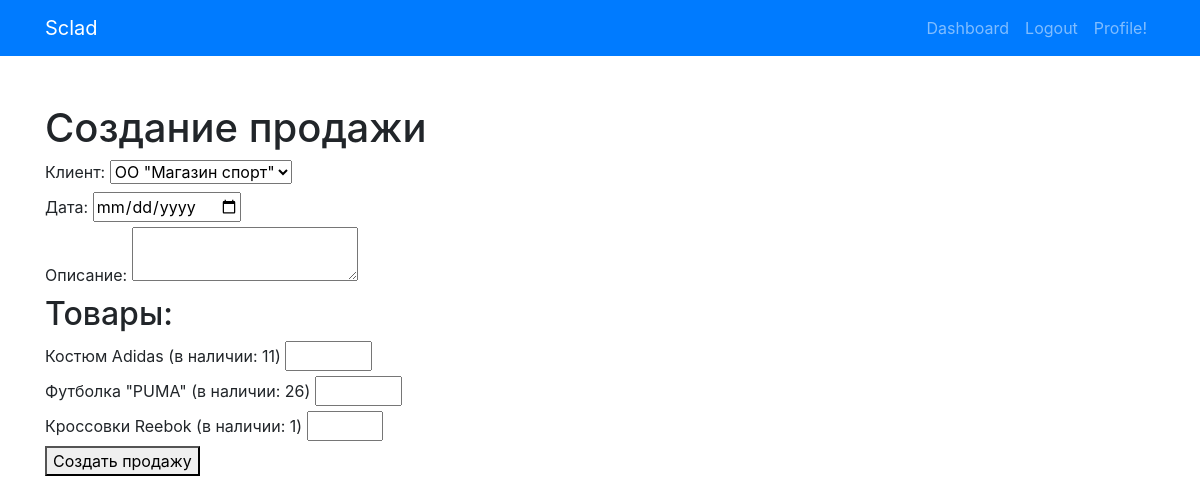
Page /expenses/create/ (signed in) on the earlier database version.
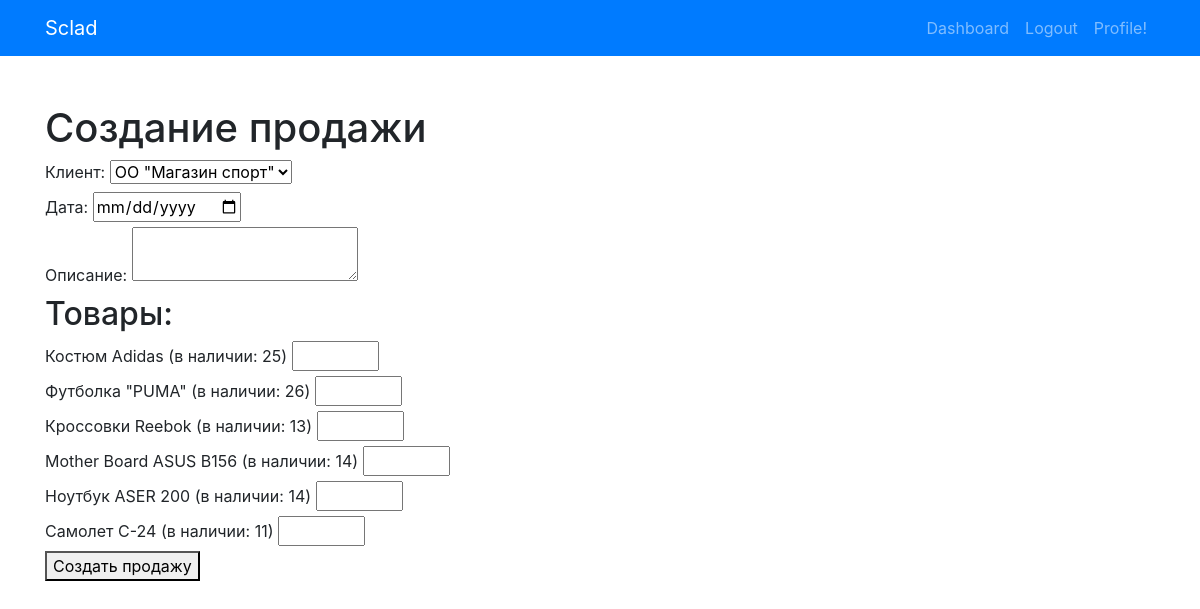
Same page on the later database version.
### sclad/models.py (models this page shows, shortened)
class Product(models.Model):
    article_number = models.CharField(max_length=50, unique=True, null=True)
    name = models.CharField(max_length=255)
    description = models.TextField()
    purchase_price = models.DecimalField(max_digits=10, decimal_places=2)
    sell_price = models.DecimalField(max_digits=10, decimal_places=2)
    quantity = models.IntegerField()
    user = models.ForeignKey('accounts.User', on_delete=models.CASCADE)

### sclad/views.py (the view)
# urls.py: path('expenses/create/', views.expense_create, name='expense_create'),
@login_required
def expense_create(request):
    if request.user.role != 'manager':
        return HttpResponseForbidden("Только менеджеры могут создавать продажи.")
    if request.method == 'POST':
        customer_id = request.POST.get('customer')
        customer = get_object_or_404(Customer, id=customer_id)
        date = request.POST.get('date')
        description = request.POST.get('description')
        expense = Expense.objects.create(
            customer=customer,
            date=date,
            description=description,
            user=request.user
        )
        for key, value in request.POST.items():
            if key.startswith('product_'):
                product_id = key.split('_')[1]
                product = get_object_or_404(Product, id=product_id)
                if value:  # проверьте, не пустая ли строка
                    quantity = int(value)  # преобразуйте value в целое число
                    if quantity > 0:
                        ExpenseComposition.objects.create(
                            expense=expense,
                            product=product,
                            quantity=quantity,
                            user=request.user
                        )
        return redirect('sclad:expense_detail', expense_id=expense.id)
    else:
        customers = Customer.objects.all()
        products = Product.objects.all()
        return render(request, 'sclad/expense_create.html', {'customers': customers, 'products': products})

### templates/sclad/expense_create.html (shortened to what this page needs)
{% extends 'base.html' %}
{% block content %}
  <h1>Создание продажи</h1>
  <form method="post">
    <label for="customer">Клиент:</label>
    <select name="customer" id="customer">
      {% for customer in customers %}
        <option value="{{ customer.id }}">{{ customer.name }}</option>
      {% endfor %}
    </select>
    <br>
    <label for="date">Дата:</label>
    <input type="date" name="date" id="date">
    <br>
    <label for="description">Описание:</label>
    <textarea name="description" id="description"></textarea>
    <br>
    <h2>Товары:</h2>
    {% for product in products %}
      <label for="product_{{ product.id }}">{{ product.name }} (в наличии: {{ product.quantity }})</label>
      <input type="number" name="product_{{ product.id }}" id="product_{{ product.id }}" min="0" max="{{ product.quantity }}">
      <br>
    {% endfor %}
    <button type="submit">Создать продажу</button>
  </form>
{% endblock %}

Differences in the rows shown:
changed Product "Костюм Adidas": quantity "11" → "25"
changed Product "Кроссовки Reebok": quantity "1" → "13"
added Product: name "Mother Board ASUS B156", quantity "14"
added Product: name "Ноутбук ASER 200", quantity "14"
added Product: name "Самолет С-24", quantity "11"
